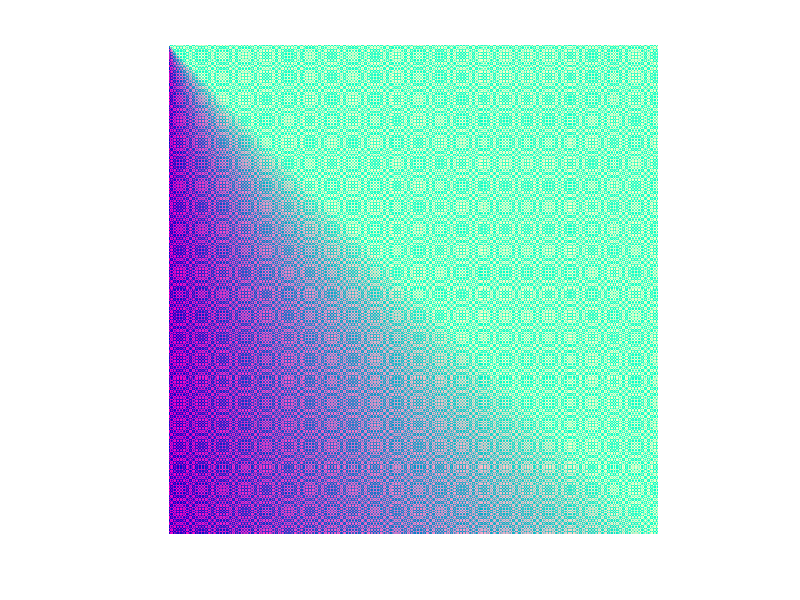

Write MATLAB code to recreate this figure.
% f1 (x,y) = (255*sin(x/y) , 255*cos(x-y), 255*sin(x*y))
% f2 (x,y) = (sin (x²+y²), 200, y/x)

function coloridas 
  p = 500
  r = ones(p, 'uint8');
  g = ones(p, 'uint8');
  b = ones(p, 'uint8');
  
  for x = 1:p
    for y = 1:p
      % [-1,1]
      aux = sin(x*x+y*y);
      
      % Para que esteja entre 0 a 255, temos:
      aux = 255*aux;
      aux = aux + 255;
      aux =  aux/2;
      
      r(x,y) = aux;
      
      b(x,y) = 200;
      
      %[0.00000..., 1] imagem quadrada
      aux = y/x;
      
      % Para que esteja entre 0 a 255, temos:
      aux = 255*aux;
      
      g(x,y) = aux;
      
    endfor
  endfor
  
  img = cat (3, r, g, b);
  imshow (img);
  imwrite (img, 'cor_2.png', 'Quality', 100);

endfunction